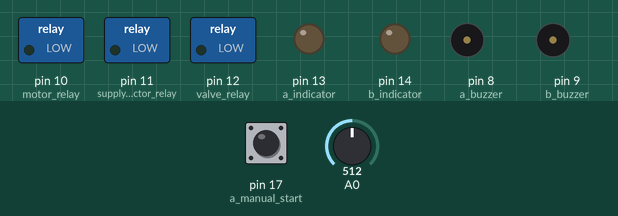
Simulated run of this sketch. Board: Arduino Mega 2560, built with avr-gcc and run on an emulated ATmega2560. Parts: switched loads named in the sketch (green lamp = pin HIGH), output pins drawn as LEDs (lit = HIGH), buzzer (waves = sounding, pin HIGH). The inputs (shaded band) are chosen by the test bench; at power-on: pin 17 (a_manual_start) HIGH, A0 = 512.

Above: at 1.2 s.
1.3 s: pin 17 (a_manual_start) pulled LOW for 3.2 s
At 2.5 s:
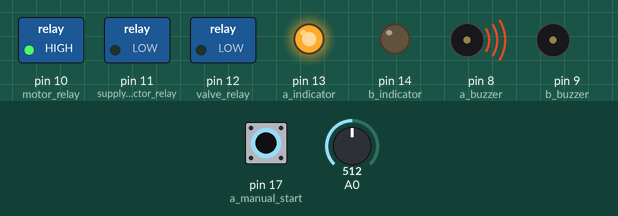
6.0 s: A0 set to 426
7.5 s: A0 set to 391
At 8.0 s:
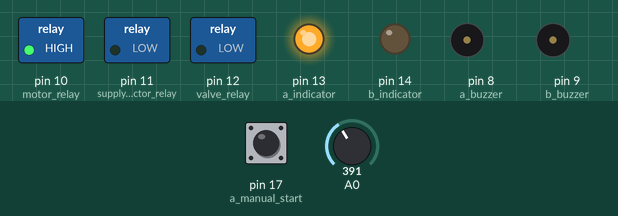
9.2 s: A0 set to 511
At 10.7 s:
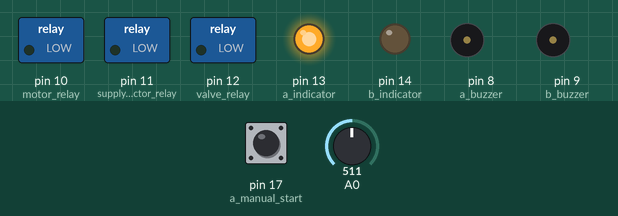
Timing chart, 0 to 11.7 s (numbered marks = the images above; inputs shaded):
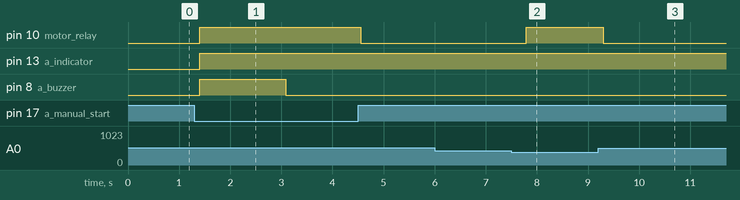

Measured:
- the behaviour switches between 410 and 409 on A0 (found by bisection; images 1 and 2)
- after the input at 1.3 s, pin 10 (motor_relay): LOW → HIGH after 0.10 s, → LOW 3.2 s later; pin 13 (a_indicator): LOW → HIGH after 0.10 s; pin 8 (a_buzzer): LOW → HIGH after 0.10 s, → LOW 1.7 s later
- after the input at 6.0 s, every drawn part: stays the same
- after the input at 7.5 s, pin 10 (motor_relay): LOW → HIGH after 0.29 s
- after the input at 9.2 s, pin 10 (motor_relay): HIGH → LOW after 0.10 s

The sketch:

motor_controller.ino
```cpp
//Constants
const int valve_wait_time = 8000;
const byte short_beep = 10;
const byte long_beep = 20;

//Variables
bool flag;

//All inputs
//Top = red
//middle = yellow
//bottom = white
//common = gray
const byte a_tank_top = A0;
const byte a_tank_middle = A1;
const byte a_tank_bottom = A2;
const byte a_manual_start = 17;
const byte b_tank_top = A3;
const byte b_tank_middle = A4;
const byte b_tank_bottom = A5;
const byte b_manual_start = 18;
const byte b_supply_detect = 30;

//All outputs
const byte a_buzzer = 8;
const byte b_buzzer = 9;
const byte supply_selector_relay = 11;
const byte motor_relay = 10;
const byte valve_relay = 12;
const byte a_indicator = 13;
const byte b_indicator = 14;

void setup() {
  pinMode(a_manual_start, INPUT_PULLUP);
  pinMode(b_manual_start, INPUT_PULLUP);
  pinMode(b_supply_detect, INPUT_PULLUP);

  pinMode(a_buzzer, OUTPUT);
  pinMode(b_buzzer, OUTPUT);
  pinMode(supply_selector_relay, OUTPUT);
  pinMode(motor_relay, OUTPUT);
  pinMode(valve_relay, OUTPUT);
  pinMode(a_indicator, OUTPUT);
  pinMode(b_indicator, OUTPUT);
}

void loop() {
//  if(digitalRead(b_supply_detect) == LOW){
//    digitalWrite(a_buzzer, HIGH);
//  }
  checkTankA();
  checkManualOnA();
 // if(digitalRead(b_supply_detect) == LOW){
 //   checkTankB();
 //   checkManualOnB();
 // }
}

void checkTankA() {
  if(checkTank(a_tank_top, a_tank_middle, a_tank_bottom) == 0){
    digitalWrite(motor_relay, HIGH);
    digitalWrite(a_indicator, HIGH);
    while(true){
      checkManualOnA();
      if(checkTank(a_tank_top, a_tank_middle, a_tank_bottom) == 2){
        digitalWrite(motor_relay, LOW);
        break;
      }
    }
  }
}

void checkTankB() {
  if(checkTank(b_tank_top, b_tank_middle, b_tank_bottom) == 0){
    digitalWrite(supply_selector_relay, HIGH);
    digitalWrite(valve_relay, HIGH);
    delay(valve_wait_time);
    digitalWrite(motor_relay, HIGH);
    while(true){
      checkManualOnB();
      if(digitalRead(b_supply_detect) == HIGH){
        digitalWrite(motor_relay, LOW);
        digitalWrite(valve_relay, LOW);
        digitalWrite(supply_selector_relay, LOW);
        delay(valve_wait_time);
        break;
      }
      if(checkTank(b_tank_top, b_tank_middle, b_tank_bottom) == 2){
        digitalWrite(motor_relay, LOW);
        digitalWrite(valve_relay, LOW);
        digitalWrite(supply_selector_relay, LOW);
        delay(valve_wait_time);
        break;
      }
    }
  }
}

/* checks water lavel of a tank and returns following
  0 - if water lavel below bottom sensor
  1 - if water lavel below middle sensor but above bottom sensor
  2 - if water lavel below top sensor but above middle sensor
  3 - if water lavel above top sensor
*/
byte checkTank(byte top, byte middle, byte bottom) {
  if (checkVoltage(top) > 2) {
    return 3;
  }
  else if (checkVoltage(middle) > 2) {
    return 2;
  }
  else if (checkVoltage(bottom) > 2) {
    return 1;
  }
  return 0;
}

void checkManualOnA() {
  if (isManualOn(a_manual_start)) {
    digitalWrite(motor_relay, HIGH);
    digitalWrite(a_indicator, HIGH);
    digitalWrite(a_buzzer, HIGH);
    byte counter = 0;
    flag = true;
    byte beep_time = long_beep;
    while (true) {
      if ((checkTank(a_tank_top, a_tank_middle, a_tank_bottom) == 3) && flag) {
        beep_time = short_beep;
        counter = 0;
        flag = false;
      }
      if (counter == beep_time) {
        digitalWrite(a_buzzer, !digitalRead(a_buzzer));
        counter = 0;
      }
      delay(50);
      counter++;
      if (!isManualOn(a_manual_start)) {
        digitalWrite(motor_relay, LOW);
        digitalWrite(a_buzzer, LOW);
        break;
      }
    }
  }
}

void checkManualOnB() {
  if (isManualOn(b_manual_start) == true) {
    digitalWrite(valve_relay, HIGH);
    digitalWrite(supply_selector_relay, HIGH);
    delay(valve_wait_time);
    digitalWrite(motor_relay, HIGH);
    digitalWrite(b_buzzer, HIGH);
    byte counter = 0;
    flag = true;
    byte beep_time = long_beep;
    while (true) {
      if (checkTank(b_tank_top, b_tank_middle, b_tank_bottom) == 3 && flag) {
        beep_time = short_beep;
        counter = 0;
        flag = false;
      }
      if (counter == beep_time) {
        digitalWrite(b_buzzer, !digitalRead(b_buzzer));
        counter = 0;
      }
      delay(50);
      counter++;
      if(digitalRead(b_supply_detect) == HIGH){
        digitalWrite(motor_relay, LOW);
        digitalWrite(valve_relay, LOW);
        digitalWrite(supply_selector_relay, LOW);
        digitalWrite(a_buzzer, LOW);
        delay(valve_wait_time);
        break;
      }
      if (!isManualOn(b_manual_start)) {
        digitalWrite(motor_relay, LOW);
        digitalWrite(valve_relay, LOW);
        digitalWrite(supply_selector_relay, LOW);
        digitalWrite(a_buzzer, LOW);
        delay(valve_wait_time);
        break;
      }
    }
  }
}

//returns true if switch is pressed else returns false
bool isManualOn(byte manual_start_switch) {
  if (digitalRead(manual_start_switch) == LOW) {
    return true;
  }
  return false;
}

float checkVoltage(byte sensor){
  long total = 0;
  for(int i=0; i<1000; i++){
    // read the input on analog pin 0:
    int sensorValue = analogRead(A0);
    // Convert the analog reading (which goes from 0 - 1023) to a voltage (0 - 5V):
    total += sensorValue;
    //Serial.println(total);
    //delay(500);
  }

  total /= 1000;
  float voltage = total * (5.0 / 1023.0);
    // print out the value you read:
  return voltage;
}
```
